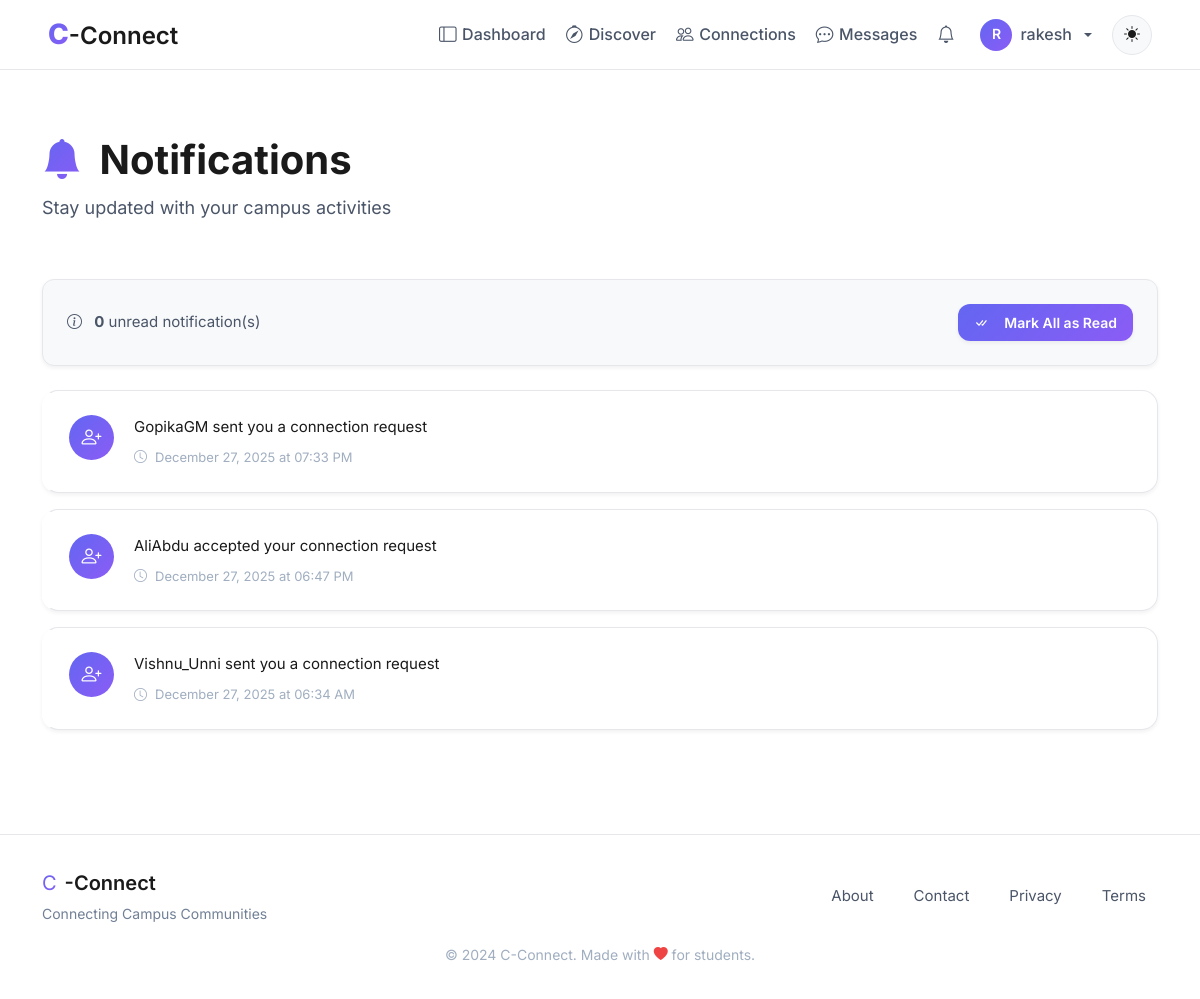
Page /notifications_list (signed in) on the earlier database version.
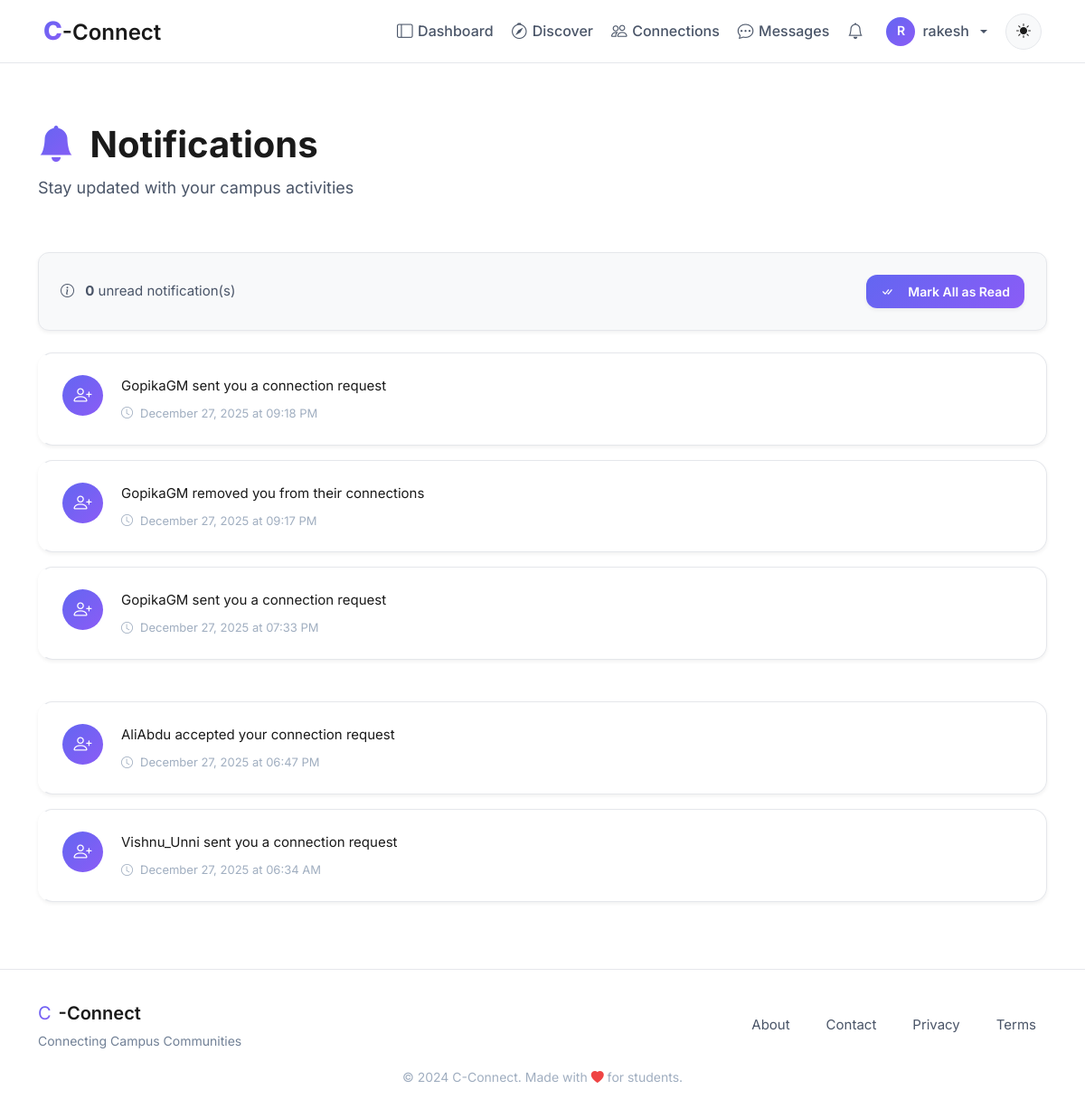
Same page on the later database version.
### models.py (models this page shows)
class Notification(db.Model):
    id = db.Column(db.Integer, primary_key=True, autoincrement=True)
    user_id = db.Column(db.Integer, db.ForeignKey('user.id'), nullable=False)
    sender_id = db.Column(db.Integer, db.ForeignKey('user.id'), nullable=True)
    type = db.Column(db.String(30), nullable=False, default='general')
    ref_id = db.Column(db.Integer, nullable=True, index=True)  # ID of post/connection/etc
    message = db.Column(db.String(255), nullable=False)
    is_read = db.Column(db.Boolean, default=False)
    created_at = db.Column(db.DateTime, default=db.func.now())
    user = db.relationship('User', foreign_keys=[user_id], backref='notifications')
    sender = db.relationship('User', foreign_keys=[sender_id])

### blueprints/notifications/routes.py (the view)
@notifications.route('/notifications_list')
@login_required
def notifications_list():
    notifs = Notification.query.filter_by(user_id=current_user.id) \
                .order_by(Notification.created_at.desc()) \
                .all()
    return render_template('notifications/notif_list.html', notifs=notifs)

### app.py (called while the page is built)
def create_app():
    app = Flask(__name__, instance_relative_config=True) #db path inside the instance/ folder always resolves correctly
    app.config.from_object('config.Config')
    @app.context_processor
    def utility_processor():
        return dict(to_ist=to_ist)
    try:
        os.makedirs(app.instance_path)
    except OSError:
        pass
    register_extensions(app)
    register_security_headers(app)
    register_blueprints(app)
    register_errorhandlers(app)
    configure_logging(app)
    register_daily_cleanup(app)
    register_profilevisit_cleanup(app)
    return app

### blueprints/auth/__init__.py (called while the page is built)
@login_manager.user_loader
def load_user(user_id):
    from models import User  # Importing User model for querying  (import here to avoid circular imports)
    return User.query.get(int(user_id))

@auth.after_app_request
def add_header(response):
    if current_user.is_authenticated and request.blueprint == 'auth':
        response.headers['Cache-Control'] = 'no-store, no-cache, must-revalidate, post-check=0, pre-check=0, max-age=0'
        response.headers['Pragma'] = 'no-cache'
        response.headers['Expires'] = '-1'
    return response

### blueprints/notifications/templates/notifications/notif_list.html (shortened to what this page needs)
{% extends "base.html" %}
{% block body %}
<div class="container py-4">
    <div class="notifications-header animate-on-scroll">
        <h1 class="notifications-title">
            <i class="bi bi-bell-fill me-2" style="background: linear-gradient(135deg, var(--primary-color), var(--accent-color)); -webkit-background-clip: text; -webkit-text-fill-color: transparent;"></i>
            Notifications
        </h1>
        <p class="notifications-subtitle">Stay updated with your campus activities</p>
    </div>
    {% if notifs %}
    <div class="notifications-actions glass-card animate-on-scroll">
        <div class="notif-stats">
            <i class="bi bi-info-circle me-2"></i>
            <strong>{{ notifs | selectattr("is_read", "equalto", False) | list | length }}</strong> unread notification(s)
        </div>
        <form method="POST" action="{{ url_for('notifications.mark_all_read') }}">
            <button class="btn btn-primary-custom btn-sm">
                <i class="bi bi-check-all me-2"></i>Mark All as Read
            </button>
        </form>
    </div>
    {% endif %}
    <div class="notifications-list">
        {% if notifs %}
            {% for n in notifs %}
            <div class="notif-item glass-card animate-on-scroll {{ '' if n.is_read else 'unread' }}">
                <div class="notif-content">
                    <div class="notif-icon">
                        <i class="bi bi-{{ 'person-plus' if 'connection' in n.message.lower() else 'bell' }}"></i>
                    </div>
                    <div class="notif-body">
                        <div class="notif-message">{{ n.message }}</div>
                        <div class="notif-time">
                            <i class="bi bi-clock"></i>
                            {{ to_ist(n.created_at).strftime('%B %d, %Y at %I:%M %p') }}
                        </div>
                    </div>
                </div>
            </div>
            {% endfor %}
        {% endif %}
    </div>
</div>
{% endblock %}

Differences in the rows shown:
added Notification: message "GopikaGM sent you a connection request", created_at "December 27, 2025 at 09:18 PM"
added Notification: message "GopikaGM removed you from their connections", created_at "December 27, 2025 at 09:17 PM"
